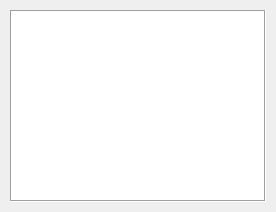
<?xml version="1.0" encoding="UTF-8"?>
<ui version="4.0">
 <class>Form</class>
 <widget class="QWidget" name="Form">
  <property name="geometry">
   <rect>
    <x>0</x>
    <y>0</y>
    <width>276</width>
    <height>212</height>
   </rect>
  </property>
  <property name="windowTitle">
   <string>Form</string>
  </property>
  <widget class="QListWidget" name="listWidget">
   <property name="geometry">
    <rect>
     <x>10</x>
     <y>10</y>
     <width>256</width>
     <height>192</height>
    </rect>
   </property>
   <property name="font">
    <font>
     <family>Arial</family>
     <pointsize>11</pointsize>
    </font>
   </property>
   <property name="frameShape">
    <enum>QFrame::Box</enum>
   </property>
   <property name="frameShadow">
    <enum>QFrame::Sunken</enum>
   </property>
  </widget>
 </widget>
 <resources/>
 <connections/>
</ui>
